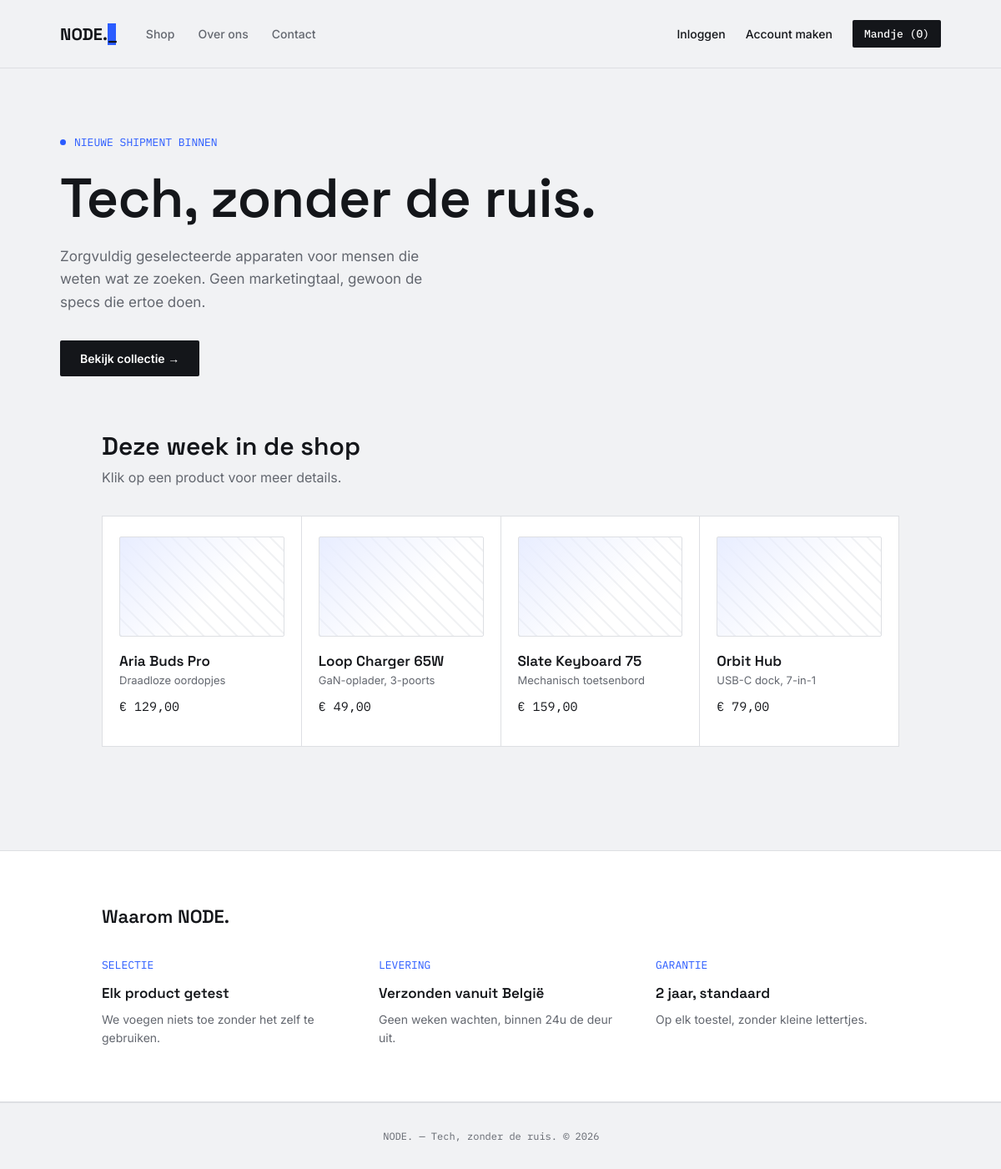
The page / on the database its author committed.
### models.py (models this page shows, shortened)
class Product(db.Model):
    id = db.Column(db.Integer, primary_key=True)
    name = db.Column(db.String(150), nullable=False)
    category = db.Column(db.String(100), nullable=False)
    price = db.Column(db.Float, nullable=False)
    description = db.Column(db.Text, nullable=False, default="")
    stock = db.Column(db.Integer, nullable=False, default=10)
    spec1_label = db.Column(db.String(50), default="")
    spec1_value = db.Column(db.String(100), default="")
    spec2_label = db.Column(db.String(50), default="")
    spec2_value = db.Column(db.String(100), default="")
    spec3_label = db.Column(db.String(50), default="")
    spec3_value = db.Column(db.String(100), default="")
    spec4_label = db.Column(db.String(50), default="")
    spec4_value = db.Column(db.String(100), default="")

### app.py (the view)
@app.route("/")
def home():
    products = Product.query.all()
    return render_template("index.html", products=products)

### app.py (called while the page is built)
def get_cart():
    return session.get("cart", {})

@app.context_processor
def inject_cart_count():
    cart = get_cart()
    count = sum(cart.values())
    return {"cart_count": count}

### templates/index.html (shortened to what this page needs)
{% extends "base.html" %}
{% block content %}
<section style="padding:10vh 6vw 8vh;">
  <div style="font-family:var(--mono); font-size:13px; color:var(--accent); display:flex; align-items:center; gap:10px; margin-bottom:24px;">
    <span style="width:7px; height:7px; background:var(--accent); border-radius:50%; display:inline-block;"></span>
    NIEUWE SHIPMENT BINNEN
  </div>
  <h1 style="font-size:clamp(36px,5.5vw,72px); max-width:16ch; line-height:1.05;">Tech, zonder de ruis.</h1>
  <p style="margin-top:22px; max-width:44ch; color:var(--ink-soft); font-size:17px; line-height:1.6;">
    Zorgvuldig geselecteerde apparaten voor mensen die weten wat ze zoeken. Geen marketingtaal, gewoon de specs die ertoe doen.
  </p>
  <a href="#producten" class="btn" style="margin-top:32px; display:inline-block;">Bekijk collectie &rarr;</a>
</section>
<div class="container" id="producten" style="padding-top:0;">
  <h2 style="font-size:clamp(22px,3vw,30px); margin-bottom:8px;">Deze week in de shop</h2>
  <p style="color:var(--ink-soft); margin-bottom:36px;">Klik op een product voor meer details.</p>
  <div class="grid">
    {% for product in products %}
    <a href="{{ url_for('product_detail', product_id=product.id) }}" class="card" style="cursor:pointer;">
      <div class="card-glyph"></div>
      <div class="card-name">{{ product.name }}</div>
      <div class="card-cat">{{ product.category }}</div>
      <div class="card-price">€ {{ "%.2f"|format(product.price)|replace(".", ",") }}</div>
    </a>
    {% endfor %}
  </div>
</div>
<section style="background:var(--surface); border-top:1px solid var(--line); border-bottom:1px solid var(--line); margin-top:8vh;">
  <div class="container" style="padding:8vh 6vw;">
    <h2 style="margin-bottom:36px;">Waarom NODE.</h2>
    <div style="display:grid; grid-template-columns:repeat(3,1fr); gap:40px;">
      <div>
        <div style="font-family:var(--mono); color:var(--accent); font-size:13px; margin-bottom:14px;">SELECTIE</div>
        <div style="font-family:var(--grotesk); font-weight:600; font-size:17px; margin-bottom:10px;">Elk product getest</div>
        <p style="color:var(--ink-soft); font-size:14px; line-height:1.6;">We voegen niets toe zonder het zelf te gebruiken.</p>
      </div>
      <div>
        <div style="font-family:var(--mono); color:var(--accent); font-size:13px; margin-bottom:14px;">LEVERING</div>
        <div style="font-family:var(--grotesk); font-weight:600; font-size:17px; margin-bottom:10px;">Verzonden vanuit België</div>
        <p style="color:var(--ink-soft); font-size:14px; line-height:1.6;">Geen weken wachten, binnen 24u de deur uit.</p>
      </div>
      <div>
        <div style="font-family:var(--mono); color:var(--accent); font-size:13px; margin-bottom:14px;">GARANTIE</div>
        <div style="font-family:var(--grotesk); font-weight:600; font-size:17px; margin-bottom:10px;">2 jaar, standaard</div>
        <p style="color:var(--ink-soft); font-size:14px; line-height:1.6;">Op elk toestel, zonder kleine lettertjes.</p>
      </div>
    </div>
  </div>
</section>
{% endblock %}

### templates/base.html (shortened to what this page needs)
<!DOCTYPE html>
<html lang="nl">
<head>
</head>
<body>
<nav>
  <div class="nav-left">
    <a href="{{ url_for('home') }}" class="logo">NODE.<span class="cursor">_</span></a>
    <div class="nav-links">
      <a href="{{ url_for('home') }}">Shop</a>
      <a href="{{ url_for('about') }}">Over ons</a>
      <a href="{{ url_for('contact') }}">Contact</a>
    </div>
  </div>
  <div class="nav-right">
    {% if current_user.is_authenticated %}
      <a href="{{ url_for('account') }}">Mijn account</a>
      <a href="{{ url_for('logout') }}">Uitloggen</a>
    {% else %}
      <a href="{{ url_for('login') }}">Inloggen</a>
      <a href="{{ url_for('register') }}">Account maken</a>
    {% endif %}
    <a href="{{ url_for('cart_view') }}" class="cart-badge">Mandje ({{ cart_count }})</a>
  </div>
</nav>
<main>
{% block content %}{% endblock %}
</main>
<footer>
  NODE. — Tech, zonder de ruis. © 2026
</footer>
</body>
</html>

### templates/base.html (style rules this page uses)
:root { --bg:#F1F2F4; --surface:#FFFFFF; --ink:#14161A; --ink-soft:#63676F; --line:#DDDFE3; --accent:#2B5CFF; --accent-soft:#E8EDFF; --mono:'IBM Plex Mono',monospace; --grotesk:'Space Grotesk',sans-serif; --sans:'Inter',sans-serif; }
* { margin:0;padding:0;box-sizing:border-box; }
body { background:var(--bg);color:var(--ink);font-family:var(--sans);-webkit-font-smoothing:antialiased;min-height:100vh;display:flex;flex-direction:column; }
a { color:inherit;text-decoration:none; }
main { flex:1; }
nav { display:flex;justify-content:space-between;align-items:center;padding:24px 6vw;position:sticky;top:0;background:rgba(241,242,244,0.9);backdrop-filter:blur(8px);z-index:50;border-bottom:1px solid var(--line); }
.logo { font-family:var(--grotesk);font-weight:700;font-size:20px; }
.cursor { display:inline-block;width:.5em;background:var(--accent);animation:blink 1.1s steps(1) infinite; }
.nav-left { display:flex;align-items:center;gap:36px; }
.nav-links { display:flex;gap:28px;font-size:14px;font-weight:500;color:var(--ink-soft); }
.nav-right { display:flex;align-items:center;gap:24px;font-size:14px;font-weight:500; }
.cart-badge { font-family:var(--mono);background:var(--ink);color:#fff;border-radius:2px;padding:8px 14px;font-size:13px; }
.container { max-width:1100px;margin:0 auto;padding:60px 6vw; }
h1 { font-family:var(--grotesk);font-weight:600;font-size:clamp(28px,4vw,42px);letter-spacing:-0.01em; }
h2 { font-family:var(--grotesk);font-weight:600;font-size:22px; }
.btn { display:inline-block;background:var(--ink);color:#fff;font-weight:600;font-size:14px;padding:13px 24px;border-radius:2px;border:none;cursor:pointer;transition:background .15s ease;font-family:var(--sans); }
.grid { display:grid;grid-template-columns:repeat(4,1fr);gap:1px;background:var(--line);border:1px solid var(--line); }
.card { background:var(--surface);padding:24px 20px;display:flex;flex-direction:column; }
.card-glyph { width:100%;height:120px;border-radius:2px;background:linear-gradient(135deg,var(--accent-soft) 0%,transparent 60%),repeating-linear-gradient(45deg,var(--bg) 0 2px,transparent 2px 14px);border:1px solid var(--line);margin-bottom:18px; }
.card-name { font-family:var(--grotesk);font-weight:600;font-size:17px;margin-bottom:4px; }
.card-cat { font-size:13px;color:var(--ink-soft);margin-bottom:14px; }
.card-price { font-family:var(--mono);font-size:15px;margin-top:auto;margin-bottom:14px; }
footer { padding:32px 6vw;border-top:1px solid var(--line);font-family:var(--mono);font-size:12px;color:var(--ink-soft);text-align:center; }

### rows shown on the page
Product: name "Aria Buds Pro", category "Draadloze oordopjes", price "129,00"
Product: name "Loop Charger 65W", category "GaN-oplader, 3-poorts", price "49,00"
Product: name "Slate Keyboard 75", category "Mechanisch toetsenbord", price "159,00"
Product: name "Orbit Hub", category "USB-C dock, 7-in-1", price "79,00"

### other values the page prints
{{ cart_count }} "0"
